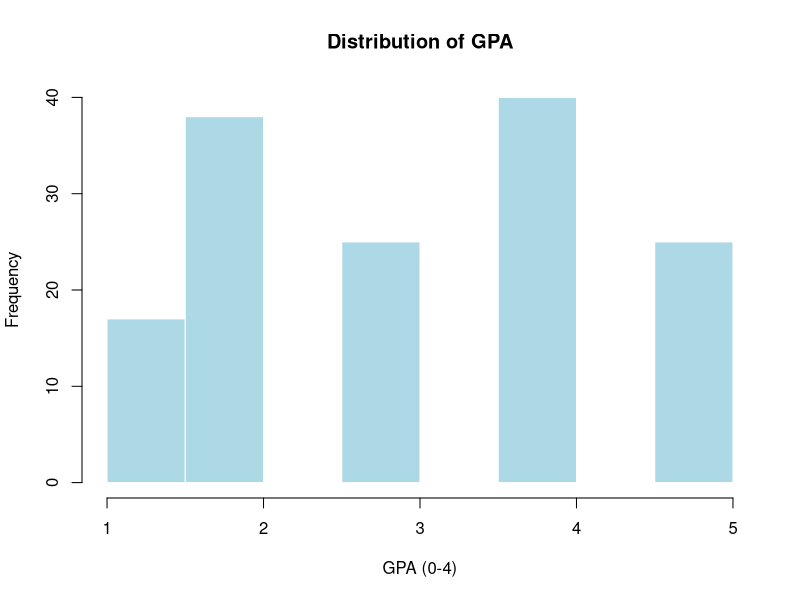
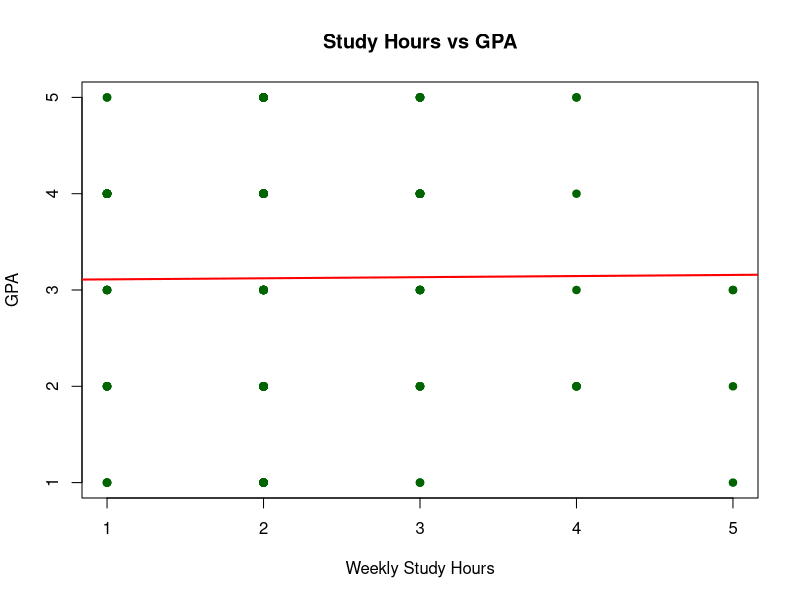
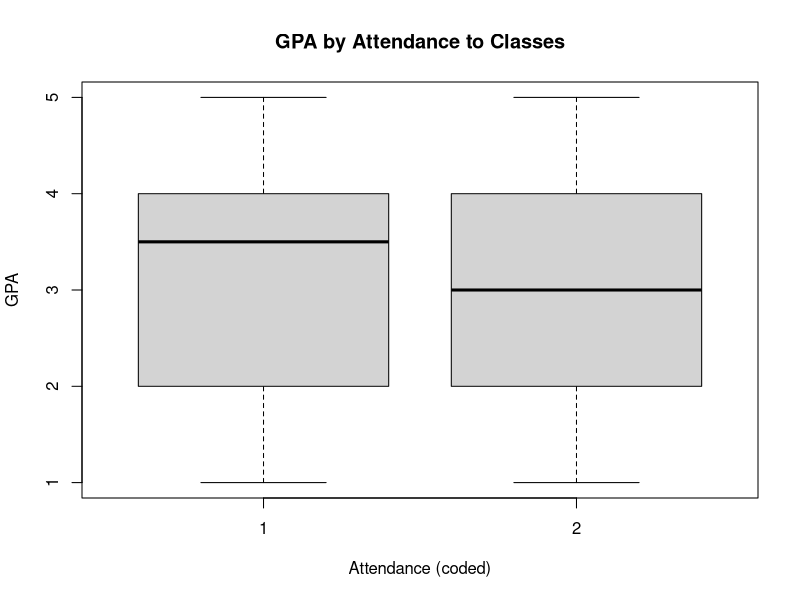

Reproduce these figures in R, in order.
# =========================================
# (Zaheer) - Descriptive Statistics
# Step 1: Load Clean Dataset & Initial Preview
# =========================================

student_data <- read.csv("Final_Clean_Student_Data.csv", stringsAsFactors = FALSE)

# View structure of dataset
str(student_data)

# View first 6 rows
head(student_data)

# =========================================
# Step 2: Descriptive Statistics
# =========================================

# -----------------------------------------
# 2.1 Numerical Summary Statistics
# -----------------------------------------

# Select numerical columns for summary
numeric_cols <- c(
  "Study_Hours",
  "GPA",
  "Expected_GPA",
  "Final_Grade",
  "Number.of.sisters.brothers"
)

# Summary statistics (min, max, mean, median, quartiles)
summary(student_data[ , numeric_cols])

# Standard deviation for each numeric variable
sapply(student_data[ , numeric_cols], sd)


# -----------------------------------------
# 2.2 Frequency Tables for Categorical Variables
# -----------------------------------------

# Example: Sex distribution
table(student_data$Sex)

# Example: Attendance to classes
table(student_data$Attendance.to.classes)

# Example: Reading frequency
table(student_data$Reading.frequency)

# Example: Partner status
table(student_data$Do.you.have.a.partner)


# -----------------------------------------
# 2.3 Cross-Tabulation (Two-way Table)
# -----------------------------------------

# Relationship between Sex and Final Grade
table(student_data$Sex, student_data$Final_Grade)

# Relationship between Study Hours groups and Grade
study_group <- cut(student_data$Study_Hours,
                   breaks = c(0,1,2,3,4),
                   labels = c("0–1 hr", "1–2 hrs", "2–3 hrs", "3–4 hrs"))

table(study_group, student_data$Final_Grade)

# =========================================
# Step 3: Create Summary Tables & Save Outputs
# =========================================

# -----------------------------------------
# 3.0 Create output folders
# -----------------------------------------
# (These folders will hold tables and figures for the report)
if (!dir.exists("report")) dir.create("report")
if (!dir.exists("report/tables")) dir.create("report/tables")
if (!dir.exists("report/figures")) dir.create("report/figures")

# -----------------------------------------
# 3.1 Tidy numeric summary table (mean, sd, median, IQR, min, max, n)
# -----------------------------------------
numeric_cols <- c("Study_Hours", "GPA", "Expected_GPA", "Final_Grade", "Number.of.sisters.brothers")

# helper functions
col_mean <- function(x) mean(x, na.rm = TRUE)
col_sd   <- function(x) sd(x, na.rm = TRUE)
col_median <- function(x) median(x, na.rm = TRUE)
col_IQR  <- function(x) IQR(x, na.rm = TRUE)
col_min  <- function(x) min(x, na.rm = TRUE)
col_max  <- function(x) max(x, na.rm = TRUE)
col_n    <- function(x) sum(!is.na(x))

# Build summary data.frame
numeric_summary <- data.frame(
  variable = numeric_cols,
  mean = sapply(student_data[numeric_cols], col_mean),
  sd = sapply(student_data[numeric_cols], col_sd),
  median = sapply(student_data[numeric_cols], col_median),
  IQR = sapply(student_data[numeric_cols], col_IQR),
  min = sapply(student_data[numeric_cols], col_min),
  max = sapply(student_data[numeric_cols], col_max),
  n = sapply(student_data[numeric_cols], col_n),
  row.names = NULL,
  stringsAsFactors = FALSE
)

# Round numeric columns for nicer reporting
numeric_summary[ , 2:7] <- round(numeric_summary[ , 2:7], 3)

# Save CSV for report tables
write.csv(numeric_summary, file = "report/tables/Zaheer_numeric_summary.csv", row.names = FALSE)

# -----------------------------------------
# 3.2 Frequency tables for key categorical variables (save as CSV)
# -----------------------------------------
cat_vars <- c("Sex", "Student.Age", "Scholarship.type", "Attendance.to.classes",
              "Taking.notes.in.classes", "Preparation.to.midterm.exams.1")

for (v in cat_vars) {
  tab <- as.data.frame(table(student_data[[v]], useNA = "ifany"))
  names(tab) <- c(v, "count")
  tab$percent <- round(100 * tab$count / sum(tab$count), 1)
  write.csv(tab, file = paste0("report/tables/Zaheer_freq_", v, ".csv"), row.names = FALSE)
}

# -----------------------------------------
# 3.3 Contingency tables required by rubric (clear labeling) and save
# -----------------------------------------
# Example 1: Attendance to classes x GPA category (Low/Medium/High)
student_data$GPA_cat <- cut(student_data$GPA,
                            breaks = c(-Inf, 1.5, 2.5, Inf),
                            labels = c("Low", "Medium", "High"))

ct1 <- table(student_data$Attendance.to.classes, student_data$GPA_cat, useNA = "ifany")
# convert to data.frame for saving
ct1_df <- as.data.frame.matrix(ct1)
# add rownames as a column
ct1_df <- cbind(Attendance = rownames(ct1_df), ct1_df)
rownames(ct1_df) <- NULL
write.csv(ct1_df, file = "report/tables/Zaheer_ct_Attendance_GPAcat.csv", row.names = FALSE)

# Example 2: Sex x Scholarship.type (row percentages saved)
ct2 <- prop.table(table(student_data$Sex, student_data$Scholarship.type), margin = 1) * 100
ct2_df <- as.data.frame.matrix(round(ct2, 1))
ct2_df <- cbind(Sex = rownames(ct2_df), ct2_df)
rownames(ct2_df) <- NULL
write.csv(ct2_df, file = "report/tables/Zaheer_ct_Sex_Scholarship_rowpct.csv", row.names = FALSE)

# -----------------------------------------
# 3.4 Correlation matrix for numeric variables and save
# -----------------------------------------
num_for_cor <- na.omit(student_data[ , numeric_cols])
if (nrow(num_for_cor) >= 2) {
  cor_mat <- round(cor(num_for_cor), 3)
  write.csv(as.data.frame(cor_mat), file = "report/tables/Zaheer_correlation_matrix.csv", row.names = TRUE)
} else {
  cat("Not enough complete rows for correlation matrix.\n")
}

# -----------------------------------------
# 3.5 Export simple figures required by rubric (histogram, scatter, boxplot)
# -----------------------------------------
# Histogram of GPA
png(filename = "report/figures/Zaheer_hist_GPA.png", width = 800, height = 600)
hist(student_data$GPA,
     main = "Distribution of GPA",
     xlab = "GPA (0-4)",
     ylab = "Frequency",
     breaks = 8,
     col = "lightblue",
     border = "white")
dev.off()

# Scatter: Study hours vs GPA (with simple smoothing line if available)
png(filename = "report/figures/Zaheer_scatter_StudyHours_GPA.png", width = 800, height = 600)
plot(student_data$Study_Hours, student_data$GPA,
     main = "Study Hours vs GPA",
     xlab = "Weekly Study Hours",
     ylab = "GPA",
     pch = 19, col = "darkgreen")
if (sum(!is.na(student_data$Study_Hours) & !is.na(student_data$GPA)) >= 2) {
  model <- lm(GPA ~ Study_Hours, data = student_data)
  abline(model, col = "red", lwd = 2)
}
dev.off()

# Boxplot: GPA by Attendance
png(filename = "report/figures/Zaheer_box_GPA_by_Attendance.png", width = 800, height = 600)
boxplot(GPA ~ Attendance.to.classes, data = student_data,
        main = "GPA by Attendance to Classes",
        xlab = "Attendance (coded)",
        ylab = "GPA",
        col = "lightgray")
dev.off()

# -----------------------------------------
# 3.6 Save a compact RData for quick reuse
# -----------------------------------------
save(student_data, numeric_summary, file = "report/tables/Zaheer_summary_workspace.RData")

